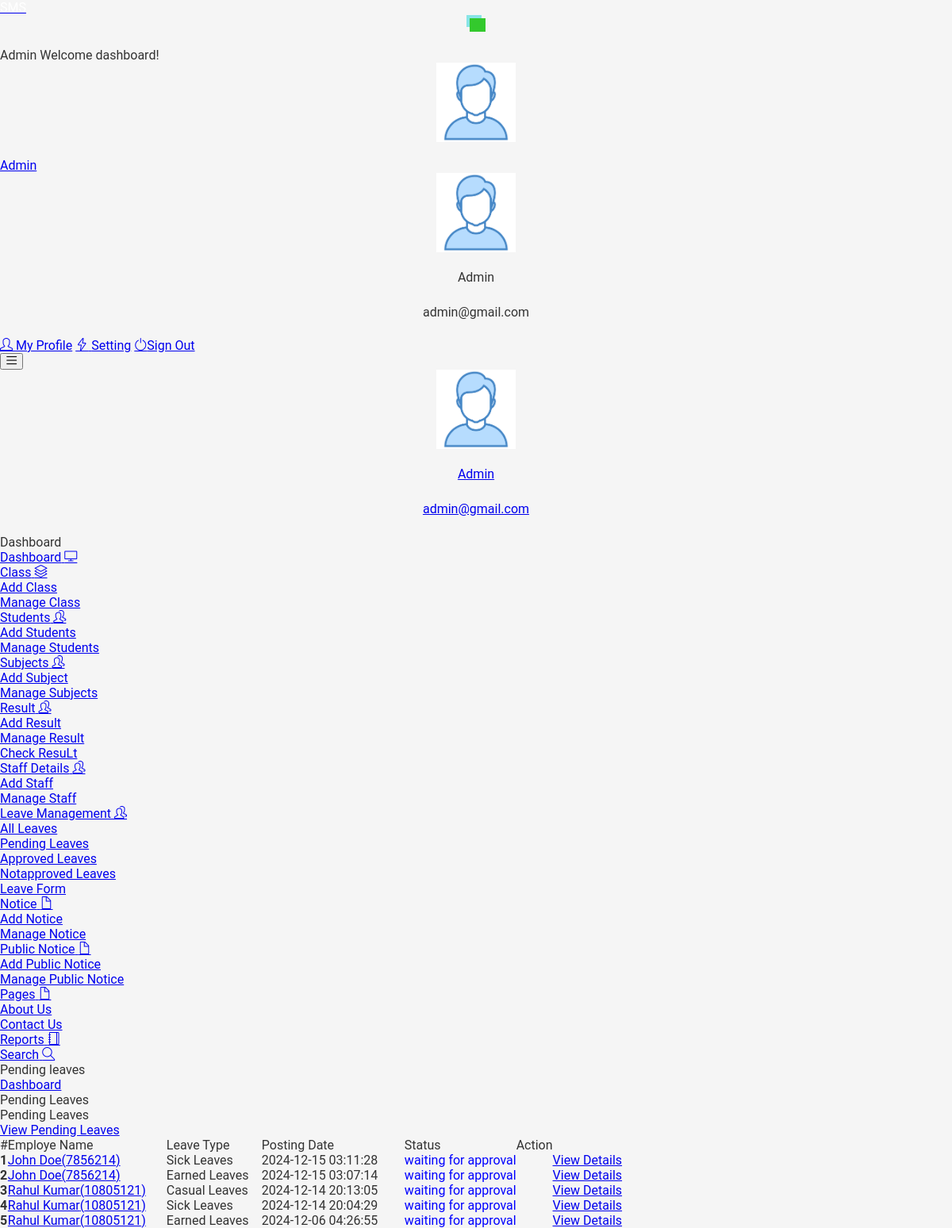
Before: /studentms/admin/pending-leavehistory.php (signed in) with the older database file.
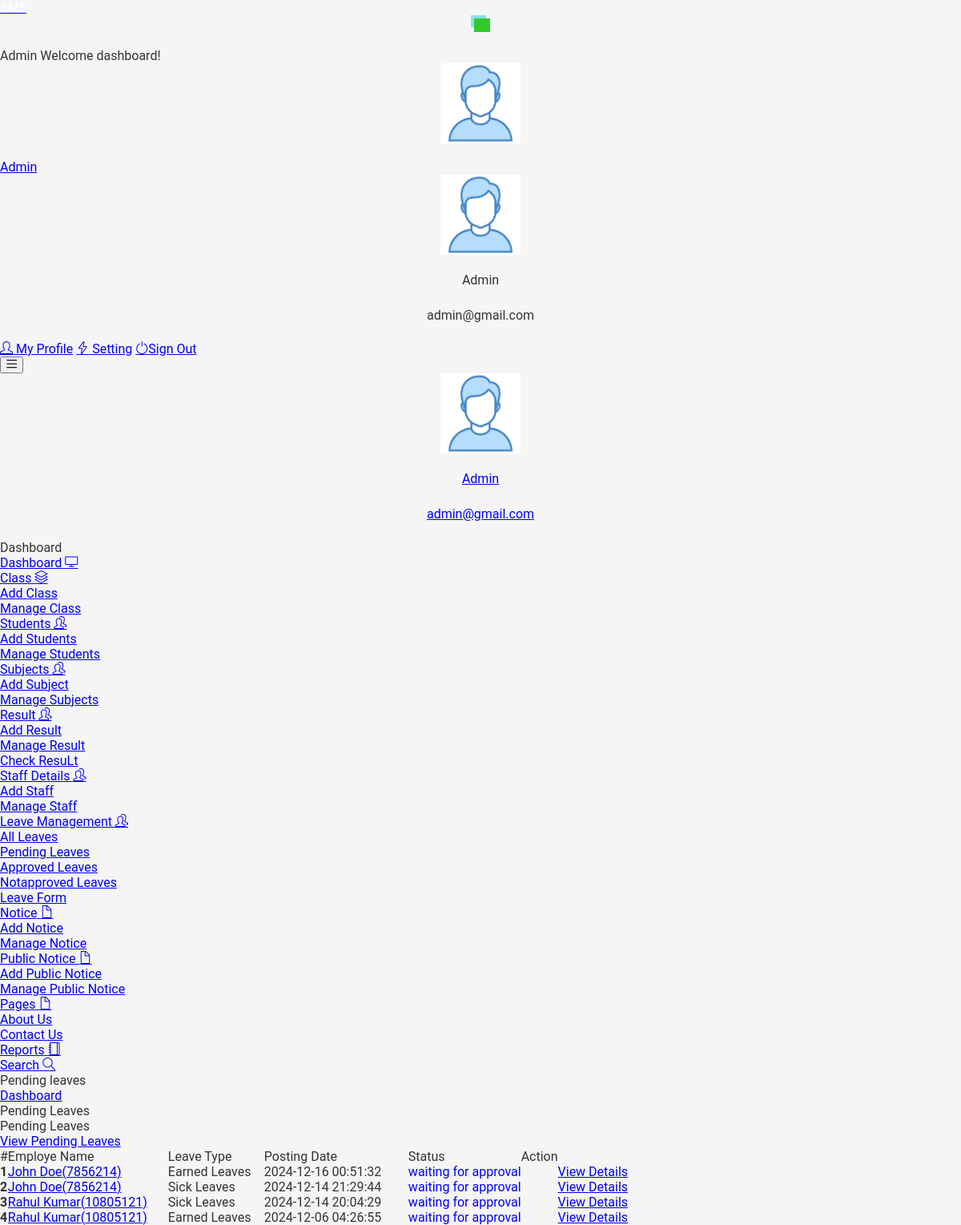
After: the same page with the newer database file.
### tables this page shows
CREATE TABLE IF NOT EXISTS `tblleaves` (
  `id` int NOT NULL AUTO_INCREMENT,
  `LeaveType` varchar(110) DEFAULT NULL,
  `ToDate` varchar(120) DEFAULT NULL,
  `FromDate` varchar(120) DEFAULT NULL,
  `Description` mediumtext,
  `PostingDate` timestamp NULL DEFAULT CURRENT_TIMESTAMP,
  `AdminRemark` mediumtext,
  `AdminRemarkDate` varchar(120) DEFAULT NULL,
  `Status` int DEFAULT NULL,
  `IsRead` int DEFAULT NULL,
  `empid` int DEFAULT NULL,
  PRIMARY KEY (`id`),
  KEY `empid` (`empid`)
);

CREATE TABLE IF NOT EXISTS `tblemployees` (
  `id` int NOT NULL AUTO_INCREMENT,
  `EmpId` varchar(100) NOT NULL,
  `FirstName` varchar(150) DEFAULT NULL,
  `LastName` varchar(150) DEFAULT NULL,
  `EmailId` varchar(200) DEFAULT NULL,
  `Password` varchar(180) DEFAULT NULL,
  `Gender` varchar(100) DEFAULT NULL,
  `Dob` varchar(100) DEFAULT NULL,
  `Department` varchar(255) DEFAULT NULL,
  `Address` varchar(255) DEFAULT NULL,
  `City` varchar(200) DEFAULT NULL,
  `Country` varchar(150) DEFAULT NULL,
  `Phonenumber` char(11) DEFAULT NULL,
  `Status` int DEFAULT NULL,
  `RegDate` timestamp NULL DEFAULT CURRENT_TIMESTAMP,
  PRIMARY KEY (`id`)
);

### studentms/admin/pending-leavehistory.php (the view, shortened to what the changed rows need)
<?php
include('includes/dbconnection.php');
if(strlen($_SESSION['sturecmsaid'])==0)
    {
header('location:index.php');
}
else{
 ?>
<!DOCTYPE html>
<html lang="en">
    <head>
    <link rel="stylesheet" href="vendors/simple-line-icons/css/simple-line-icons.css">
    <link rel="stylesheet" href="vendors/flag-icon-css/css/flag-icon.min.css">
    <link rel="stylesheet" href="vendors/css/vendor.bundle.base.css">
    <link rel="stylesheet" href="vendors/select2/select2.min.css">
    <link rel="stylesheet" href="vendors/select2-bootstrap-theme/select2-bootstrap.min.css">
    <link rel="stylesheet" href="css/style.css" />
    </head>
    <body>
    <div class="container-scroller">
     <?php include_once('includes/header.php');?>
      <div class="container-fluid page-body-wrapper">
        <?php include_once('includes/sidebar.php');?>
        <div class="main-panel">
          <div class="content-wrapper">
            <div class="row">
              <div class="col-md-12 grid-margin stretch-card">
                <div class="card">
                  <div class="card-body">
                    <div class="table-responsive border rounded p-1">
                      <table class="table">
                                    <thead>
                                        <tr>
                                            <th>#</th>
                                            <th width="200">Employe Name</th>
                                            <th width="120">Leave Type</th>
                                             <th width="180">Posting Date</th>
                                            <th>Status</th>
                                            <th align="center">Action</th>
                                        </tr>
                                    </thead>
                                    <tbody>
<?php
$status=0;
$sql = "SELECT tblleaves.id as lid,tblemployees.FirstName,tblemployees.LastName,tblemployees.EmpId,tblemployees.id,tblleaves.LeaveType,tblleaves.PostingDate,tblleaves.Status from tblleaves join tblemployees on tblleaves.empid=tblemployees.id where tblleaves.Status=:status order by lid desc";
$query = $dbh -> prepare($sql);
$query->bindParam(':status',$status,PDO::PARAM_STR);
$query->execute();
$results=$query->fetchAll(PDO::FETCH_OBJ);
$cnt=1;
if($query->rowCount() > 0)
{
foreach($results as $result)
{
      ?>
                                        <tr>
                                            <td> <b><?php echo htmlentities($cnt);?></b></td>
                                              <td><a href="editemployee.php?empid=<?php echo htmlentities($result->id);?>" target="_blank"><?php echo htmlentities($result->FirstName." ".$result->LastName);?>(<?php echo htmlentities($result->EmpId);?>)</a></td>
                                            <td><?php echo htmlentities($result->LeaveType);?></td>
                                            <td><?php echo htmlentities($result->PostingDate);?></td>
                                                                       <td><?php $stats=$result->Status;
if($stats==1){
                                             ?>
                                                 <span style="color: green">Approved</span>
                                                 <?php } if($stats==2)  { ?>
                                                <span style="color: red">Not Approved</span>
                                                 <?php } if($stats==0)  { ?>
 <span style="color: blue">waiting for approval</span>
 <?php } ?>
                                             </td>
          <td>
           <td><a href="leave-details.php?leaveid=<?php echo htmlentities($result->lid);?>" class="waves-effect waves-light btn blue m-b-xs"  > View Details</a></td>
                                    </tr>
                                         <?php $cnt++;} }?>
                                    </tbody>
                                </table>
                            </div>
                        </div>
                    </div>
                </div>
        </div>
    </body>
</html>
<?php } ?>

### studentms/admin/includes/header.php (shortened to what the changed rows need)
 <nav class="navbar default-layout-navbar col-lg-12 col-12 p-0 fixed-top d-flex flex-row">
        </div><?php
         $aid= $_SESSION['sturecmsaid'];
$sql="SELECT * from tbladmin where ID=:aid";
$query = $dbh -> prepare($sql);
$query->bindParam(':aid',$aid,PDO::PARAM_STR);
$query->execute();
$results=$query->fetchAll(PDO::FETCH_OBJ);
$cnt=1;
if($query->rowCount() > 0)
{
foreach($results as $row)
{               ?>
        <div class="navbar-menu-wrapper d-flex align-items-center flex-grow-1">
          <h5 class="mb-0 font-weight-medium d-none d-lg-flex"><?php  echo htmlentities($row->AdminName);?> Welcome dashboard!</h5>
          <ul class="navbar-nav navbar-nav-right ml-auto">
            <li class="nav-item dropdown d-none d-xl-inline-flex user-dropdown">
              <a class="nav-link dropdown-toggle" id="UserDropdown" href="#" data-toggle="dropdown" aria-expanded="false">
                <img class="img-xs rounded-circle ml-2" src="images/faces/face8.jpg" alt="Profile image"> <span class="font-weight-normal"> <?php  echo htmlentities($row->AdminName);?> </span></a>
              <div class="dropdown-menu dropdown-menu-right navbar-dropdown" aria-labelledby="UserDropdown">
                <div class="dropdown-header text-center">
                  <img class="img-md rounded-circle" src="images/faces/face8.jpg" alt="Profile image">
                  <p class="mb-1 mt-3"><?php  echo htmlentities($row->AdminName);?></p>
                  <p class="font-weight-light text-muted mb-0"><?php  echo htmlentities($row->Email);?></p>
                </div><?php $cnt=$cnt+1;}} ?>
              </div>
            </li>
          </ul>
          <button class="navbar-toggler navbar-toggler-right d-lg-none align-self-center" type="button" data-toggle="offcanvas">
            <span class="icon-menu"></span>
          </button>
        </div>
      </nav>

### studentms/admin/includes/sidebar.php (shortened to what the changed rows need)
<nav class="sidebar sidebar-offcanvas" id="sidebar">
          <ul class="nav">
            <li class="nav-item nav-profile">
              <a href="#" class="nav-link">
                <div class="text-wrapper">
                  <?php
         $aid= $_SESSION['sturecmsaid'];
$sql="SELECT * from tbladmin where ID=:aid";
$query = $dbh -> prepare($sql);
$query->bindParam(':aid',$aid,PDO::PARAM_STR);
$query->execute();
$results=$query->fetchAll(PDO::FETCH_OBJ);
$cnt=1;
if($query->rowCount() > 0)
{
foreach($results as $row)
{               ?>
                  <p class="profile-name"><?php  echo htmlentities($row->AdminName);?></p>
                  <p class="designation"><?php  echo htmlentities($row->Email);?></p><?php $cnt=$cnt+1;}} ?>
                </div>
              </a>
            </li>
          </ul>
        </nav>

Changed rows visible on the page:
removed tblleaves: tblemployees.FirstName+LastName "John Doe", tblemployees.EmpId "7856214", LeaveType "Sick Leaves", PostingDate "2024-12-15 03:11:28", Status "waiting for approval"
no longer on this page (row edited): tblleaves: tblemployees.FirstName+LastName "Rahul Kumar", tblemployees.EmpId "10805121", LeaveType "Casual Leaves", PostingDate "2024-12-14 20:13:05", Status "waiting for approval"
added tblleaves: tblemployees.FirstName+LastName "John Doe", tblemployees.EmpId "7856214", LeaveType "Earned Leaves", PostingDate "2024-12-16 00:51:32", Status "waiting for approval"
changed tblleaves (number 2 of 4 on the later page): LeaveType "Earned Leaves" → "Sick Leaves"; PostingDate "2024-12-15 03:07:14" → "2024-12-14 21:29:44"
